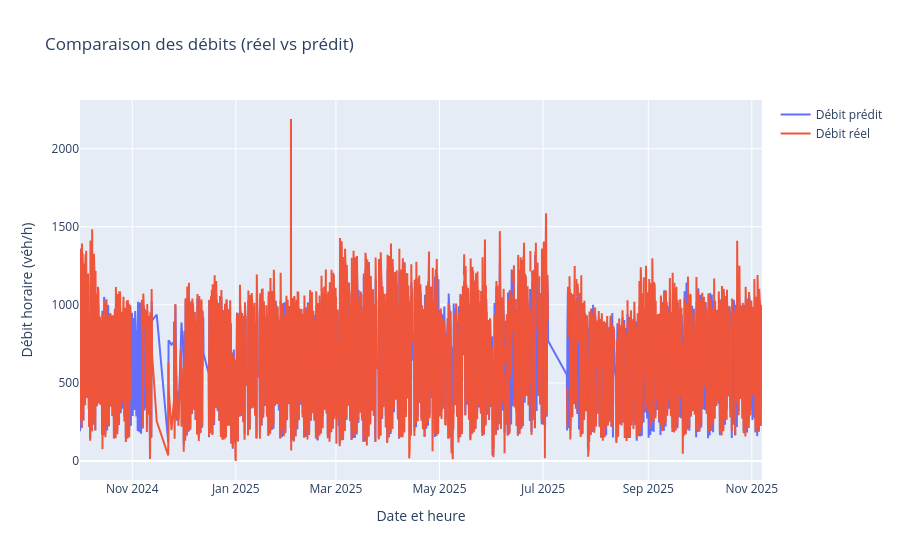

Notebook code cell kept with this figure:
### Code cell
fig = go.Figure()
fig.add_trace(go.Scatter(
    x=df_final['Date et heure de comptage'],
    y=predictions_all,
    mode='lines',
    name='Débit prédit'
))
fig.add_trace(go.Scatter(
    x=df_final['Date et heure de comptage'],
    y=df_final['Débit horaire'],
    mode='lines',
    name='Débit réel'
))

fig.update_layout(
    title="Comparaison des débits (réel vs prédit)",
    xaxis_title="Date et heure",
    yaxis_title="Débit horaire (véh/h)",
    hovermode='x unified'
)

fig.show()

### Figure 1 — Plotly figure (JSON) as saved in the notebook; plotly's stock layout.template omitted (floating-point values rounded to 4 significant figures; data arrays with more than 128 entries replaced by an {"elided": "..."} marker saying what was removed)
{"data": [{"mode": "lines", "name": "Débit prédit", "type": "scatter", "x": {"elided": "8747 str values"}, "y": {"elided": "8747 float values"}}, {"mode": "lines", "name": "Débit réel", "type": "scatter", "x": {"elided": "8747 str values"}, "y": {"elided": "8747 float values"}}], "layout": {"hovermode": "x unified", "title": {"text": "Comparaison des débits (réel vs prédit)"}, "xaxis": {"title": {"text": "Date et heure"}}, "yaxis": {"title": {"text": "Débit horaire (véh/h)"}}}}
